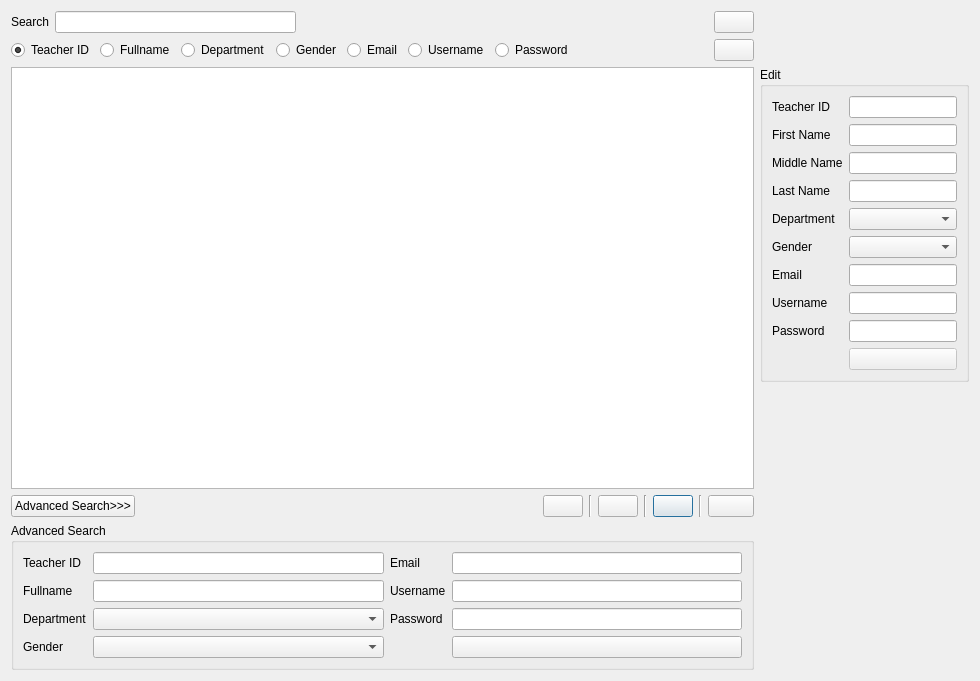
<?xml version="1.0" encoding="UTF-8"?>
<ui version="4.0">
 <class>AdminShowTeacher</class>
 <widget class="QDialog" name="AdminShowTeacher">
  <property name="geometry">
   <rect>
    <x>0</x>
    <y>0</y>
    <width>980</width>
    <height>681</height>
   </rect>
  </property>
  <property name="windowTitle">
   <string>Dialog</string>
  </property>
  <layout class="QGridLayout" name="gridLayout_3">
   <item row="4" column="7">
    <widget class="QPushButton" name="pushButton_displayAll">
     <property name="text">
      <string/>
     </property>
     <property name="icon">
      <iconset resource="resources.qrc">
       <normaloff>:/resource/img/display all.png</normaloff>:/resource/img/display all.png</iconset>
     </property>
     <property name="iconSize">
      <size>
       <width>40</width>
       <height>40</height>
      </size>
     </property>
    </widget>
   </item>
   <item row="0" column="0" colspan="3">
    <layout class="QHBoxLayout" name="horizontalLayout">
     <item>
      <widget class="QLabel" name="label">
       <property name="text">
        <string>Search</string>
       </property>
      </widget>
     </item>
     <item>
      <widget class="QLineEdit" name="lineEdit_search"/>
     </item>
     <item>
      <spacer name="horizontalSpacer">
       <property name="orientation">
        <enum>Qt::Horizontal</enum>
       </property>
       <property name="sizeHint" stdset="0">
        <size>
         <width>40</width>
         <height>20</height>
        </size>
       </property>
      </spacer>
     </item>
    </layout>
   </item>
   <item row="5" column="0" colspan="11">
    <widget class="QGroupBox" name="groupBox_AdvancedSearch">
     <property name="title">
      <string>Advanced Search</string>
     </property>
     <layout class="QGridLayout" name="gridLayout">
      <item row="3" column="1">
       <widget class="QComboBox" name="comboBox_gender_advancedSearch"/>
      </item>
      <item row="0" column="0">
       <widget class="QLabel" name="label_2">
        <property name="text">
         <string>Teacher ID</string>
        </property>
       </widget>
      </item>
      <item row="0" column="1">
       <widget class="QLineEdit" name="lineEdit_teacherId_advancedSearch"/>
      </item>
      <item row="0" column="2">
       <widget class="QLabel" name="label_13">
        <property name="text">
         <string>Email</string>
        </property>
       </widget>
      </item>
      <item row="0" column="3">
       <widget class="QLineEdit" name="lineEdit_email_advancedSearch"/>
      </item>
      <item row="1" column="0">
       <widget class="QLabel" name="label_3">
        <property name="text">
         <string>Fullname</string>
        </property>
       </widget>
      </item>
      <item row="1" column="1">
       <widget class="QLineEdit" name="lineEdit_fullname_advancedSearch"/>
      </item>
      <item row="1" column="2">
       <widget class="QLabel" name="label_14">
        <property name="text">
         <string>Username</string>
        </property>
       </widget>
      </item>
      <item row="2" column="0">
       <widget class="QLabel" name="label_4">
        <property name="text">
         <string>Department</string>
        </property>
       </widget>
      </item>
      <item row="2" column="2">
       <widget class="QLabel" name="label_15">
        <property name="text">
         <string>Password</string>
        </property>
       </widget>
      </item>
      <item row="2" column="3">
       <widget class="QLineEdit" name="lineEdit_password_advancedSearch"/>
      </item>
      <item row="3" column="0">
       <widget class="QLabel" name="label_5">
        <property name="text">
         <string>Gender</string>
        </property>
       </widget>
      </item>
      <item row="2" column="1">
       <widget class="QComboBox" name="comboBox_department_advancedSearch"/>
      </item>
      <item row="1" column="3">
       <widget class="QLineEdit" name="lineEdit_username_advancedSearch"/>
      </item>
      <item row="3" column="3">
       <widget class="QPushButton" name="pushButton_advancedSearching">
        <property name="text">
         <string/>
        </property>
        <property name="icon">
         <iconset resource="resources.qrc">
          <normaloff>:/resource/img/search-icon.png</normaloff>:/resource/img/search-icon.png</iconset>
        </property>
        <property name="iconSize">
         <size>
          <width>25</width>
          <height>18</height>
         </size>
        </property>
       </widget>
      </item>
     </layout>
    </widget>
   </item>
   <item row="2" column="11">
    <widget class="QGroupBox" name="groupBox_showEdit">
     <property name="title">
      <string>Edit</string>
     </property>
     <layout class="QGridLayout" name="gridLayout_2">
      <item row="0" column="0">
       <widget class="QLabel" name="label_6">
        <property name="text">
         <string>Teacher ID</string>
        </property>
       </widget>
      </item>
      <item row="0" column="1">
       <widget class="QLineEdit" name="lineEdit_edit_teacherId"/>
      </item>
      <item row="1" column="0">
       <widget class="QLabel" name="label_7">
        <property name="text">
         <string>First Name</string>
        </property>
       </widget>
      </item>
      <item row="1" column="1">
       <widget class="QLineEdit" name="lineEdit_edit_firstName"/>
      </item>
      <item row="2" column="0">
       <widget class="QLabel" name="label_16">
        <property name="text">
         <string>Middle Name</string>
        </property>
       </widget>
      </item>
      <item row="2" column="1">
       <widget class="QLineEdit" name="lineEdit_edit_midName"/>
      </item>
      <item row="3" column="0">
       <widget class="QLabel" name="label_17">
        <property name="text">
         <string>Last Name</string>
        </property>
       </widget>
      </item>
      <item row="3" column="1">
       <widget class="QLineEdit" name="lineEdit_edit_lastName"/>
      </item>
      <item row="4" column="0">
       <widget class="QLabel" name="label_8">
        <property name="text">
         <string>Department</string>
        </property>
       </widget>
      </item>
      <item row="4" column="1">
       <widget class="QComboBox" name="comboBox_edit_department"/>
      </item>
      <item row="5" column="0">
       <widget class="QLabel" name="label_10">
        <property name="text">
         <string>Gender</string>
        </property>
       </widget>
      </item>
      <item row="5" column="1">
       <widget class="QComboBox" name="comboBox_edit_gender"/>
      </item>
      <item row="6" column="0">
       <widget class="QLabel" name="label_11">
        <property name="text">
         <string>Email</string>
        </property>
       </widget>
      </item>
      <item row="6" column="1">
       <widget class="QLineEdit" name="lineEdit_edit_email"/>
      </item>
      <item row="7" column="0">
       <widget class="QLabel" name="label_12">
        <property name="text">
         <string>Username</string>
        </property>
       </widget>
      </item>
      <item row="7" column="1">
       <widget class="QLineEdit" name="lineEdit_edit_username"/>
      </item>
      <item row="8" column="0">
       <widget class="QLabel" name="label_9">
        <property name="text">
         <string>Password</string>
        </property>
       </widget>
      </item>
      <item row="8" column="1">
       <widget class="QLineEdit" name="lineEdit_edit_password"/>
      </item>
      <item row="9" column="1">
       <widget class="QPushButton" name="pushButton_edit_save">
        <property name="enabled">
         <bool>false</bool>
        </property>
        <property name="text">
         <string/>
        </property>
        <property name="icon">
         <iconset resource="resources.qrc">
          <normaloff>:/resource/img/save.png</normaloff>:/resource/img/save.png</iconset>
        </property>
        <property name="iconSize">
         <size>
          <width>30</width>
          <height>25</height>
         </size>
        </property>
       </widget>
      </item>
     </layout>
    </widget>
   </item>
   <item row="4" column="4">
    <widget class="Line" name="line">
     <property name="orientation">
      <enum>Qt::Vertical</enum>
     </property>
    </widget>
   </item>
   <item row="4" column="3">
    <widget class="QPushButton" name="pushButton_sortId">
     <property name="text">
      <string/>
     </property>
     <property name="icon">
      <iconset resource="resources.qrc">
       <normaloff>:/resource/img/Sort by ID.png</normaloff>:/resource/img/Sort by ID.png</iconset>
     </property>
     <property name="iconSize">
      <size>
       <width>40</width>
       <height>40</height>
      </size>
     </property>
    </widget>
   </item>
   <item row="4" column="5">
    <widget class="QPushButton" name="pushButton_sortName">
     <property name="text">
      <string/>
     </property>
     <property name="icon">
      <iconset resource="resources.qrc">
       <normaloff>:/resource/img/Sort by Name.png</normaloff>:/resource/img/Sort by Name.png</iconset>
     </property>
     <property name="iconSize">
      <size>
       <width>40</width>
       <height>40</height>
      </size>
     </property>
    </widget>
   </item>
   <item row="1" column="0" colspan="10">
    <layout class="QHBoxLayout" name="horizontalLayout_2">
     <item>
      <widget class="QRadioButton" name="radioButton_teacherId">
       <property name="text">
        <string>Teacher ID</string>
       </property>
       <property name="checked">
        <bool>true</bool>
       </property>
      </widget>
     </item>
     <item>
      <widget class="QRadioButton" name="radioButton_fullname">
       <property name="text">
        <string>Fullname</string>
       </property>
      </widget>
     </item>
     <item>
      <widget class="QRadioButton" name="radioButton_department">
       <property name="text">
        <string>Department</string>
       </property>
      </widget>
     </item>
     <item>
      <widget class="QRadioButton" name="radioButton_gender">
       <property name="text">
        <string>Gender</string>
       </property>
      </widget>
     </item>
     <item>
      <widget class="QRadioButton" name="radioButton_email">
       <property name="text">
        <string>Email</string>
       </property>
      </widget>
     </item>
     <item>
      <widget class="QRadioButton" name="radioButton_username">
       <property name="text">
        <string>Username</string>
       </property>
      </widget>
     </item>
     <item>
      <widget class="QRadioButton" name="radioButton_password">
       <property name="text">
        <string>Password</string>
       </property>
      </widget>
     </item>
     <item>
      <spacer name="horizontalSpacer_2">
       <property name="orientation">
        <enum>Qt::Horizontal</enum>
       </property>
       <property name="sizeHint" stdset="0">
        <size>
         <width>40</width>
         <height>20</height>
        </size>
       </property>
      </spacer>
     </item>
    </layout>
   </item>
   <item row="0" column="10">
    <widget class="QPushButton" name="pushButton_Edit">
     <property name="text">
      <string/>
     </property>
     <property name="icon">
      <iconset resource="resources.qrc">
       <normaloff>:/resource/img/edit.png</normaloff>:/resource/img/edit.png</iconset>
     </property>
     <property name="iconSize">
      <size>
       <width>23</width>
       <height>23</height>
      </size>
     </property>
    </widget>
   </item>
   <item row="4" column="1">
    <spacer name="horizontalSpacer_3">
     <property name="orientation">
      <enum>Qt::Horizontal</enum>
     </property>
     <property name="sizeHint" stdset="0">
      <size>
       <width>84</width>
       <height>20</height>
      </size>
     </property>
    </spacer>
   </item>
   <item row="2" column="0" rowspan="2" colspan="11">
    <widget class="QTableView" name="tableView_loadTeacher"/>
   </item>
   <item row="1" column="10">
    <widget class="QPushButton" name="pushButton_delete">
     <property name="text">
      <string/>
     </property>
     <property name="icon">
      <iconset resource="resources.qrc">
       <normaloff>:/resource/img/delete all.png</normaloff>:/resource/img/delete all.png</iconset>
     </property>
     <property name="iconSize">
      <size>
       <width>23</width>
       <height>23</height>
      </size>
     </property>
    </widget>
   </item>
   <item row="3" column="11">
    <spacer name="verticalSpacer">
     <property name="orientation">
      <enum>Qt::Vertical</enum>
     </property>
     <property name="sizeHint" stdset="0">
      <size>
       <width>20</width>
       <height>74</height>
      </size>
     </property>
    </spacer>
   </item>
   <item row="4" column="6">
    <widget class="Line" name="line_2">
     <property name="orientation">
      <enum>Qt::Vertical</enum>
     </property>
    </widget>
   </item>
   <item row="0" column="11" rowspan="2">
    <spacer name="verticalSpacer_2">
     <property name="orientation">
      <enum>Qt::Vertical</enum>
     </property>
     <property name="sizeHint" stdset="0">
      <size>
       <width>20</width>
       <height>53</height>
      </size>
     </property>
    </spacer>
   </item>
   <item row="4" column="0">
    <widget class="QPushButton" name="pushButton_showAdvSearch">
     <property name="text">
      <string>Advanced Search&gt;&gt;&gt;</string>
     </property>
    </widget>
   </item>
   <item row="4" column="8">
    <widget class="Line" name="line_3">
     <property name="orientation">
      <enum>Qt::Vertical</enum>
     </property>
    </widget>
   </item>
   <item row="4" column="9" colspan="2">
    <widget class="QPushButton" name="pushButton_back">
     <property name="text">
      <string/>
     </property>
     <property name="icon">
      <iconset resource="resources.qrc">
       <normaloff>:/resource/img/back.png</normaloff>:/resource/img/back.png</iconset>
     </property>
     <property name="iconSize">
      <size>
       <width>35</width>
       <height>40</height>
      </size>
     </property>
    </widget>
   </item>
   <item row="4" column="2">
    <spacer name="horizontalSpacer_4">
     <property name="orientation">
      <enum>Qt::Horizontal</enum>
     </property>
     <property name="sizeHint" stdset="0">
      <size>
       <width>84</width>
       <height>20</height>
      </size>
     </property>
    </spacer>
   </item>
  </layout>
 </widget>
 <resources>
  <include location="resources.qrc"/>
 </resources>
 <connections/>
</ui>
